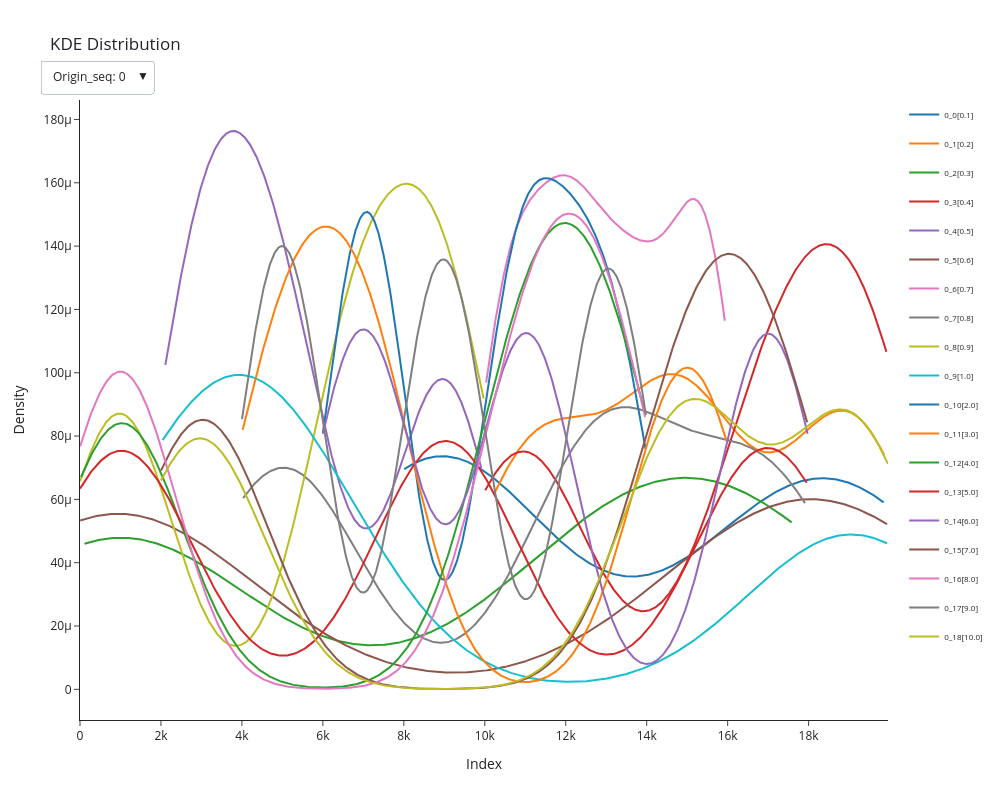

The notebook cell saved with this chart:
### Code cell
to_plot = perform_mutations(
    mutation_func=snp_1_opt, 
    num_seq=N, 
    genome_length=seq_length,
    mutation_rates=mut_array, 
    psrandom=True, 
    output_directory="/home/lorenzo/bucio_de_culo"
)
